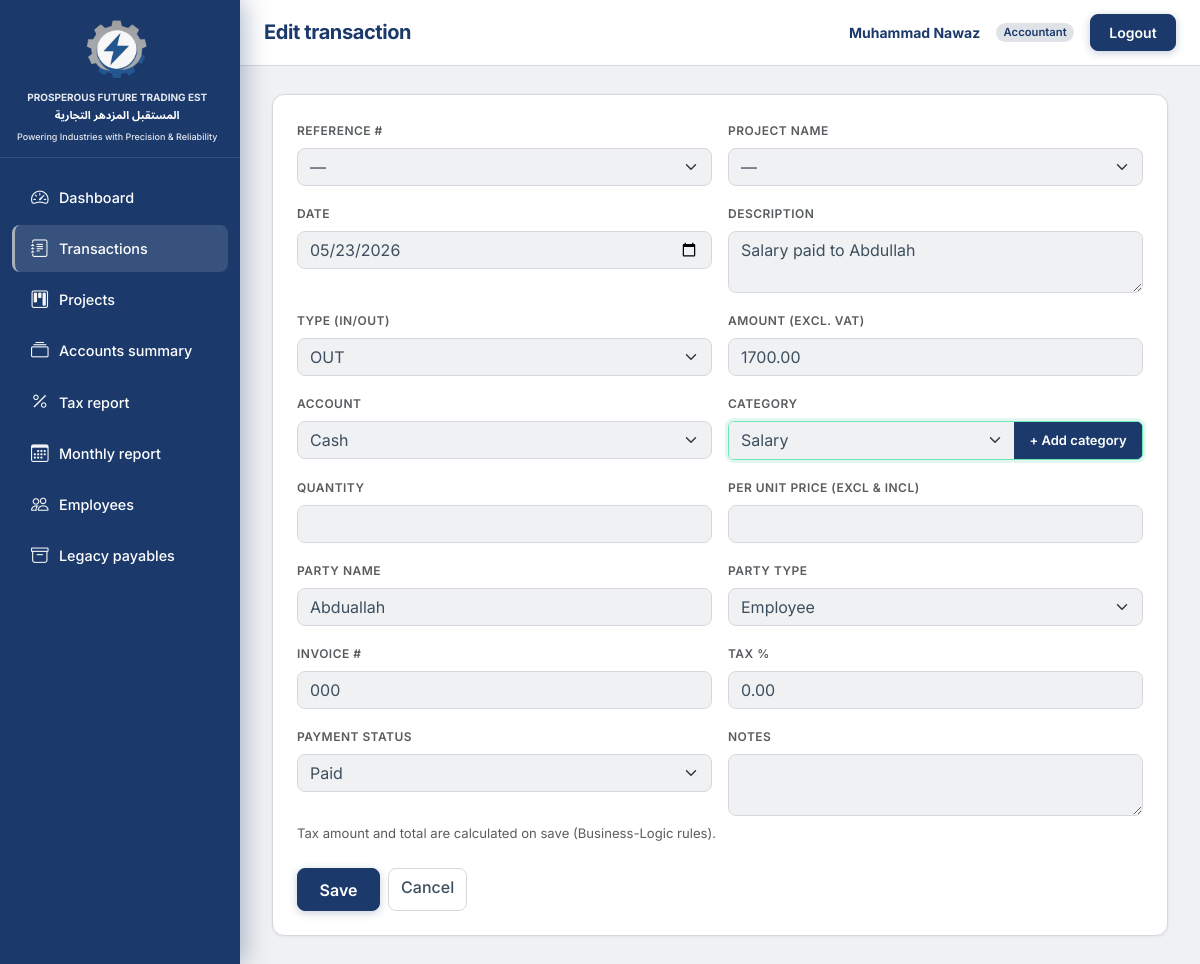
The page /transactions/1459/edit/ (signed in) on the database its author committed.
### accounts/models.py (models this page shows, shortened)
class User(AbstractBaseUser, PermissionsMixin):
    email = models.EmailField(unique=True)
    full_name = models.CharField(max_length=255, blank=True)
    role = models.CharField(max_length=20, choices=Role.choices, default=Role.VIEWER)
    is_staff = models.BooleanField(default=False)
    is_active = models.BooleanField(default=True)
    date_joined = models.DateTimeField(default=timezone.now)
    objects = UserManager()
    USERNAME_FIELD = "email"
    REQUIRED_FIELDS = []
    class Meta:
        ordering = ["email"]
    @property
    def display_name(self):
        name = (self.full_name or "").strip()
        if name:
            return name
        return self.email.split("@")[0] if self.email else ""

### transactions/models.py (models this page shows, shortened)
class Transaction(models.Model):
    reference_number = models.CharField(
        max_length=64,
        unique=True,
        db_index=True,
        verbose_name="Reference #",
    )
    date = models.DateField(db_index=True)
    description = models.CharField(max_length=500, blank=True)
    flow_type = models.CharField(max_length=3, choices=FlowType.choices, db_index=True)
    amount_excl_vat = models.DecimalField(max_digits=14, decimal_places=2)
    account = models.CharField(
        max_length=64,
        db_index=True,
        choices=LedgerAccount.choices,
    )
    category = models.CharField(max_length=128, db_index=True)
    project = models.ForeignKey(
        "projects.Project",
        null=True,
        blank=True,
        on_delete=models.SET_NULL,
        related_name="transactions",
    )
    qty = models.DecimalField(max_digits=14, decimal_places=4, null=True, blank=True)
    rate = models.DecimalField(max_digits=14, decimal_places=4, null=True, blank=True)
    party_name = models.CharField(max_length=255, blank=True)
    party_type = models.CharField(
        max_length=64,
        blank=True,
        null=True,
        choices=PartyType.choices,
    )
    invoice_number = models.CharField(max_length=128, blank=True)
    tax_percent = models.DecimalField(max_digits=6, decimal_places=2, null=True, blank=True)
    tax_amount = models.DecimalField(max_digits=14, decimal_places=2, null=True, blank=True)
    total_amount = models.DecimalField(max_digits=14, decimal_places=2, null=True, blank=True)
    payment_status = models.CharField(
        max_length=64,
        blank=True,
        choices=PaymentStatus.choices,
    )
    notes = models.TextField(blank=True)
    created_at = models.DateTimeField(auto_now_add=True)
    updated_at = models.DateTimeField(auto_now=True)
    class Meta:
        ordering = ["-date", "-pk"]
        indexes = [
            models.Index(fields=["date", "flow_type"]),
            models.Index(fields=["account", "flow_type"]),
        ]

### transactions/views.py (the view, shortened to what this page needs)
# urls.py: path("<int:pk>/edit/", views.TransactionUpdateView.as_view(), name="edit"),
class TransactionUpdateView(AdminOrAccountantMixin, UpdateView):
    model = Transaction
    form_class = TransactionForm
    template_name = "transactions/transaction_form.html"
    def get_queryset(self):
        return Transaction.objects.select_related("project")

### TradingEST/context_processors.py (called while the page is built)
def brand(_request):
    return {
        "brand_name_ar": BRAND_NAME_AR,
        "brand_name_en": BRAND_NAME_EN,
        "brand_tagline": BRAND_TAGLINE,
    }

### accounts/mixins.py (called while the page is built)
    def dispatch(self, request, *args, **kwargs):
        if not request.user.is_authenticated:
            return HttpResponseRedirect(self.resolve_redirect(request))
        if getattr(request.user, "role", None) not in (Role.ADMIN, Role.ACCOUNTANT):
            raise PermissionDenied("Edit permission required.")
        return super(SessionAuthenticatedMixin, self).dispatch(request, *args, **kwargs)

### transactions/category_utils.py (called while the page is built)
def all_category_names() -> list[str]:
    defaults = [choice.value for choice in LedgerCategory]
    stored = TransactionCategory.objects.values_list("name", flat=True)
    from_transactions = (
        Transaction.objects.exclude(category="")
        .values_list("category", flat=True)
        .distinct()
    )
    return sorted(set(defaults) | set(stored) | set(from_transactions), key=str.casefold)

def category_field_choices(include_blank: bool = True) -> list[tuple[str, str]]:
    choices = [(name, name) for name in all_category_names()]
    if include_blank:
        return [("", "---------")] + choices
    return choices

### transactions/display_labels.py (called while the page is built)
def apply_transaction_field_labels(form) -> None:
    for name, label in TRANSACTION_FIELD_LABELS.items():
        if name in form.fields:
            form.fields[name].label = label

### transactions/templatetags/te_labels.py (called while the page is built)
def _tx_label_text(field_name: str) -> str:
    return TRANSACTION_FIELD_LABELS.get(
        field_name,
        str(field_name).replace("_", " ").title(),
    )

@register.filter
def tx_label(field_name: str) -> str:
    return _tx_label_text(field_name)

### templates/transactions/transaction_form.html (shortened to what this page needs)
{% extends "base.html" %}
{% load te_labels %}
{% block header_title %}{% if object %}Edit transaction{% else %}New transaction{% endif %}{% endblock %}
{% block content %}
<div class="te-page-card mx-auto" style="max-width: 900px;">
  <form method="post" novalidate id="transaction-form">
    <div class="row g-3">
      {% for field in form %}
      <div class="col-md-6{% if field.name == 'category' %} col-12{% endif %}{% if field.name == 'project_reference' or field.name == 'project' %} te-linked-project-field{% endif %}">
        <label class="form-label te-tx-form-label fw-semibold small text-muted" for="{{ field.id_for_label }}">{{ field.name|tx_label }}</label>
        {% if field.name == 'category' %}
        <div class="input-group te-category-input-group flex-nowrap">
          {{ field }}
          <button type="button" class="btn te-btn-add-category" id="te-add-category-btn">+ Add category</button>
        </div>
        {% else %}
        {{ field }}
        {% endif %}
      </div>
      {% endfor %}
    </div>
    <p class="text-muted small mt-2 mb-0">Tax amount and total are calculated on save (Business-Logic rules).</p>
    <div class="mt-4 te-form-actions d-grid d-sm-flex flex-wrap gap-2">
      <button type="submit" class="btn te-btn-gradient">Save</button>
      <a href="{% if object %}{% url 'transactions:detail' object.pk %}{% else %}{% url 'transactions:list' %}{% endif %}" class="btn te-btn-secondary">Cancel</a>
    </div>
  </form>
</div>
{% endblock %}

### templates/base.html (shortened to what this page needs)
{% load static %}
<!DOCTYPE html>
<html lang="en">
<head>
  <link href="https://cdn.jsdelivr.net/npm/bootstrap@5.3.3/dist/css/bootstrap.min.css" rel="stylesheet"
>
  <link rel="stylesheet" href="https://cdn.jsdelivr.net/npm/bootstrap-icons@1.11.3/font/bootstrap-icons.min.css">
  <link rel="stylesheet" href="{% static 'css/app.css' %}">
</head>
<body class="te-app-body">
<div class="te-app-layout">
  <div class="te-app-main">
    <header class="te-topbar">
      <div class="te-topbar-desktop d-none d-md-flex w-100 align-items-center justify-content-between gap-3 min-w-0">
        <h1 class="te-topbar-title text-truncate mb-0 flex-grow-1 min-w-0">{% block header_title %}Dashboard{% endblock %}</h1>
        {% if user.is_authenticated %}
        <div class="te-topbar-actions flex-shrink-0">
          <span class="te-topbar-user d-none d-lg-inline">{{ user.display_name }}</span>
          {% if user.role == 'admin' %}
          <span class="badge rounded-pill badge-role-admin">{{ user.get_role_display }}</span>
          {% elif user.role == 'accountant' %}
          <span class="badge rounded-pill badge-role-accountant">{{ user.get_role_display }}</span>
          {% else %}
          <span class="badge rounded-pill badge-role-viewer">{{ user.get_role_display }}</span>
          {% endif %}
          <form action="{% url 'accounts:logout' %}" method="post" class="d-inline mb-0">
            <button type="submit" class="btn btn-sm te-btn-logout">Logout</button>
          </form>
        </div>
        {% endif %}
      </div>
    </header>
    <div class="te-content-wrap">
      {% block content %}{% endblock %}
    </div>
  </div>
  <aside id="teSidebar" class="te-sidebar" aria-label="Main navigation">
    <div class="te-sidebar-head">
      <div class="te-sidebar-logo">
        {% include "partials/sidebar_brand.html" %}
      </div>
    </div>
    <div class="te-sidebar-nav">
      {% include "partials/sidebar_nav.html" %}
    </div>
  </aside>
</div>
</body>
</html>

### rows shown on the page
User: display_name "Muhammad Nawaz", role "Accountant"
Transaction: form "—" "05/23/2026" "Salary paid to Abdullah" "OUT" "1700.00" "Cash" "Abduallah" "Employee" "000" "0.00" "Paid", form "Salary"

### other values the page prints
{{ field.name|tx_label }} "REFERENCE #" "PROJECT NAME" "DATE" "DESCRIPTION" "TYPE (IN/OUT)" "AMOUNT (EXCL. VAT)" "ACCOUNT" "CATEGORY" "QUANTITY" "PER UNIT PRICE (EXCL & INCL)" "PARTY NAME" "PARTY TYPE" "INVOICE #" "TAX %" "PAYMENT STATUS" "NOTES"
{{ brand_name_en }} "PROSPEROUS FUTURE TRADING EST"
{{ brand_name_ar }} "المستقبل المزدهر التجارية"
{{ brand_tagline }} "Powering Industries with Precision & Reliability"
